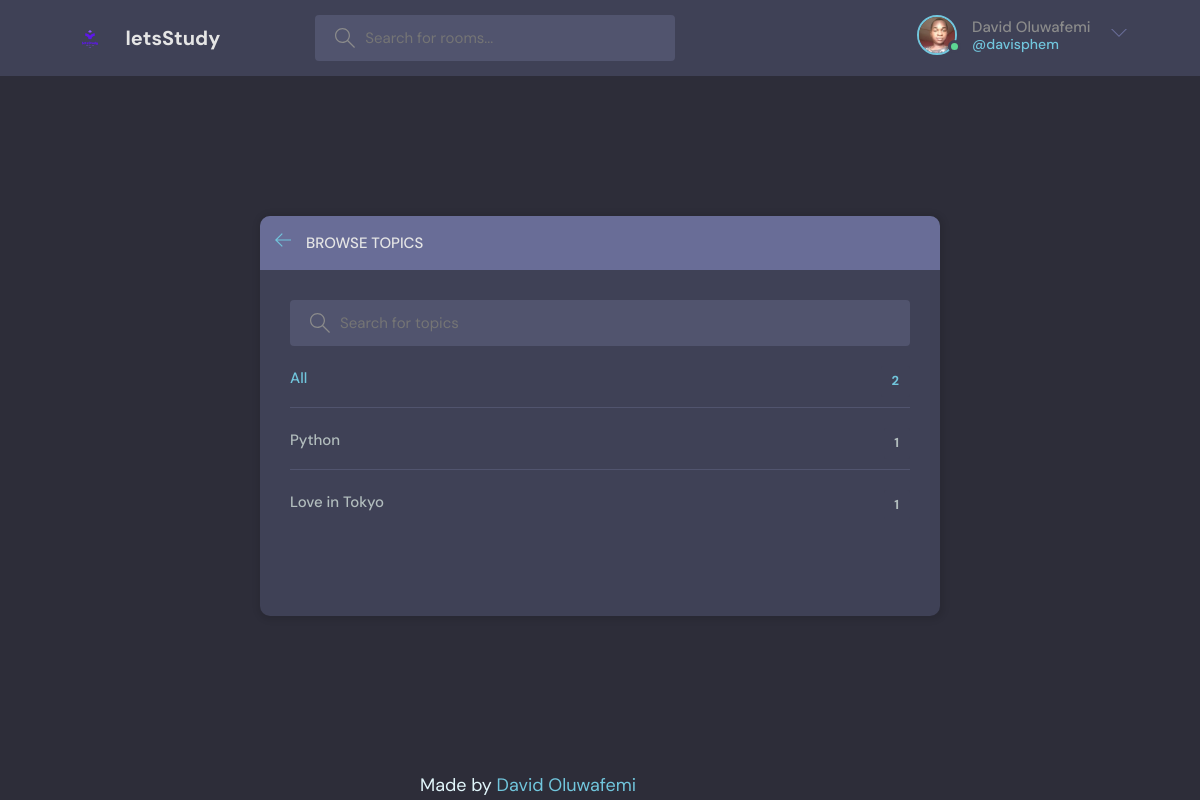
Screenshot of /topics (signed in) with the database file from the repository.
### main/models.py (models this page shows, shortened)
class User(AbstractUser):
    name = models.CharField(max_length=200, null=True)
    email = models.EmailField(unique=True, null=True)
    bio = models.TextField(null=True)
    avatar = models.ImageField(null=True, default="avatar.svg")
    USERNAME_FIELD = "email"
    REQUIRED_FIELDS = []

class Topic(models.Model):
    name = models.CharField(max_length=200)

### main/views.py (the view)
# urls.py: path("topics", views.topics_page, name="topics"),
def topics_page(request):
    q = request.GET.get("q")
    q = q if q else ""
    topics = Topic.objects.filter(name__icontains=q)
    context = {"topics": topics}
    return render(request, "main/topics.html", context)

### main/templates/main/topics.html (shortened to what this page needs)
{% extends 'base.html' %} {% block content %}
<main class="create-room layout">
  <div class="container">
    <div class="layout__box">
      <div class="layout__boxHeader">
        <div class="layout__boxTitle">
          <a href="{{ request.META.HTTP_REFERER }}">
            <svg
              version="1.1"
              xmlns="http://www.w3.org/2000/svg"
              width="32"
              height="32"
              viewBox="0 0 32 32"
            >
              <title>arrow-left</title>
              <path
                d="M13.723 2.286l-13.723 13.714 13.719 13.714 1.616-1.611-10.96-10.96h27.625v-2.286h-27.625l10.965-10.965-1.616-1.607z"
              ></path>
            </svg>
          </a>
          <h3>Browse Topics</h3>
        </div>
      </div>
      <div class="topics-page layout__body">
        <form class="header__search" action="" method="get">
          <label>
            <input placeholder="Search for topics" name="q" />
          </label>
        </form>
        <ul class="topics__list">
          <li>
            <a href="/" class="active">All <span>{{topics.count}}</span></a>
          </li>
          {% for topic in topics %}
          <li>
            <a href="{% url 'home' %}?q={{topic.name}}"
              >{{topic.name}} <span>{{topic.room_set.count}}</span></a
            >
          </li>
          {% endfor %}
        </ul>
      </div>
    </div>
  </div>
</main>
{% endblock %}

### templates/navbar.html (shortened to what this page needs)
{% load static %}
<header class="header header--loggedIn">
  <div class="container">
    <a href="{%url 'home' %}" class="header__logo">
      <img src="{% static 'images/logo.png' %}" />
      <h1>letsStudy</h1>
    </a>
    <form class="header__search" method="get" action="{% url 'home' %}">
      <label>
        <input placeholder="Search for rooms..." name="q" />
      </label>
    </form>
    <nav class="header__menu">
      {% if request.user.is_authenticated %}
      <div class="header__user">
        <a href="{% url 'user-profile' request.user.id %}">
          <div class="avatar avatar--medium active">
            <img src="{{ request.user.avatar.url }}" />
          </div>
          <p>{{ request.user.name }} <span>@{{request.user.username}}</span></p>
        </a>
        <button class="dropdown-button">
          <svg
            version="1.1"
            xmlns="http://www.w3.org/2000/svg"
            width="32"
            height="32"
            viewBox="0 0 32 32"
          >
            <title>chevron-down</title>
            <path d="M16 21l-13-13h-3l16 16 16-16h-3l-13 13z"></path>
          </svg>
        </button>
      </div>
      {% else %}
      <a href="{% url 'login' %}">
        <img src="{% static 'images/avatar.svg' %}" />
        <p>Login</p>
      </a>
      {% endif %}
    </nav>
  </div>
</header>

### static/styles/style.css (style rules this page uses)
:root { --color-main: #71c6dd; --color-main-light: #e1f6fb; --color-dark: #3f4156; --color-dark-medium: #51546e; --color-dark-light: #696d97; --color-light: #e5e5e5; --color-gray: #8b8b8b; --color-light-gray: #b2bdbd; --color-bg: #2d2d39; --color-success: #5dd693; --color-error: #fc4b0b; }
* { font-family: "DM Sans", -apple-system, BlinkMacSystemFont, "Segoe UI", Roboto, Oxygen, Ubuntu, Cantarell, "Open Sans", "Helvetica Neue", sans-serif; margin: 0; padding: 0; box-sizing: border-box; text-rendering: optimizeLegibility; font-size: inherit; }
html { font-size: 56.25%; }
@media only screen and (min-width: 1200px) { html { font-size: 62.5%; } }
body { line-height: 1.6; font-weight: 400; font-size: 1.5rem; color: var(--color-light-gray); background-color: var(--color-bg); min-height: 100vh; }
img { width: 100%; }
a { display: inline-block; color: var(--color-main); text-decoration: none; }
.container { max-width: 120rem; width: 90%; margin: auto; }
.avatar { position: relative; display: inline-block; border-radius: 50%; border: 2px solid var(--color-main); }
.avatar img { display: block; border-radius: 50%; object-fit: cover; object-position: center; }
.avatar::after { content: ""; display: block; position: absolute; background-color: var(--color-gray); z-index: 111; border-radius: 50%; border: 0.3rem solid var(--color-dark); }
.avatar.active::after { background-color: var(--color-success); }
.avatar.avatar--medium img { width: 3.6rem; height: 3.6rem; border-radius: 50%; }
.avatar.avatar--medium:after { width: 0.7rem; height: 0.7rem; bottom: 0px; right: -6px; }
.header { padding: 1.5rem; background-color: var(--color-dark); }
.header > .container { display: flex; gap: 9.5rem; }
.header__logo, .header__user { display: flex; gap: 2rem; align-items: center; }
.header__logo > img { height: 3.2rem; width: 3.2rem; }
.header__logo > h1 { font-weight: 700; font-size: 2rem; color: var(--color-light); }
.header__search > label { background-color: var(--color-dark-medium); padding: 1.3rem 1rem; display: flex; align-items: center; gap: 1rem; border-radius: 4px; }
.header__search svg { fill: var(--color-gray); width: 2rem; height: 2rem; margin-left: 1rem; }
.header__search input { width: 30rem; background: transparent; border: none; outline: none; color: var(--color-light); }
.header__menu { margin-left: auto; position: relative; }
.header__menu a { display: flex; gap: 1.5rem; align-items: center; font-weight: 500; text-decoration: none; color: var(--color-gray); }
.header__menu img { height: 3.6rem; }
.header__menu p { line-height: 1.2; }
.header__menu span { color: var(--color-main); font-weight: 500; font-size: 1.4rem; display: block; }
.header__menu svg { width: 1.6rem; height: 1.6rem; fill: var(--color-dark-light); }
.dropdown-button { background: transparent; border: 0; outline: 0; cursor: pointer; }
.layout { margin-top: 2.4rem; }
.layout > .container { display: flex; justify-content: space-between; align-items: flex-start; }
.layout__box { width: 90%; max-width: 48rem; min-height: 40rem; position: absolute; top: 50%; left: 50%; transform: translate(-50%, -46%); background-color: var(--color-dark); border-radius: 1rem; box-shadow: 1px 1px 6px 3px rgba(0, 0, 0, 0.1); overflow: hidden; }
.layout__boxHeader { display: flex; padding: 1.5rem; background-color: var(--color-dark-light); }
.layout__boxTitle { display: flex; gap: 1.5rem; align-items: center; }
.layout__boxTitle h3 { text-transform: uppercase; font-weight: 500; color: var(--color-light); }
.layout__boxTitle svg { width: 1.6rem; height: 1.6rem; fill: var(--color-main); }
.layout__body { margin: 3rem; }
.topics__list { list-style: none; }
.topics__list li a { display: flex; justify-content: space-between; margin-bottom: 3rem; font-weight: 500; color: var(--color-light-gray); transition: all 0.3s ease-in-out; }
.topics__list li a.active, .topics__list li a:hover { color: var(--color-main); }
.topics__list li a span { padding: 0.5rem 1rem; background-color: var(--color-dark); border-radius: 3px; font-size: 1.3rem; font-weight: 700; letter-spacing: 1px; }
.topics-page .topics__list li:not(:last-child) a { margin: 2rem 0; padding-bottom: 1rem; text-decoration: none; border-bottom: 1px solid var(--color-dark-medium); }
.topics-page .header__search { display: block; }
.create-room.layout .layout__box { max-width: 68rem; }

### rows the page displays
User: user.avatar (picture), user.name "David Oluwafemi", user.username "davisphem"
Topic: name "Python", room_set.count "1"
Topic: name "Love in Tokyo", room_set.count "1"

### other values shown
{{ topics.count }} "2"
